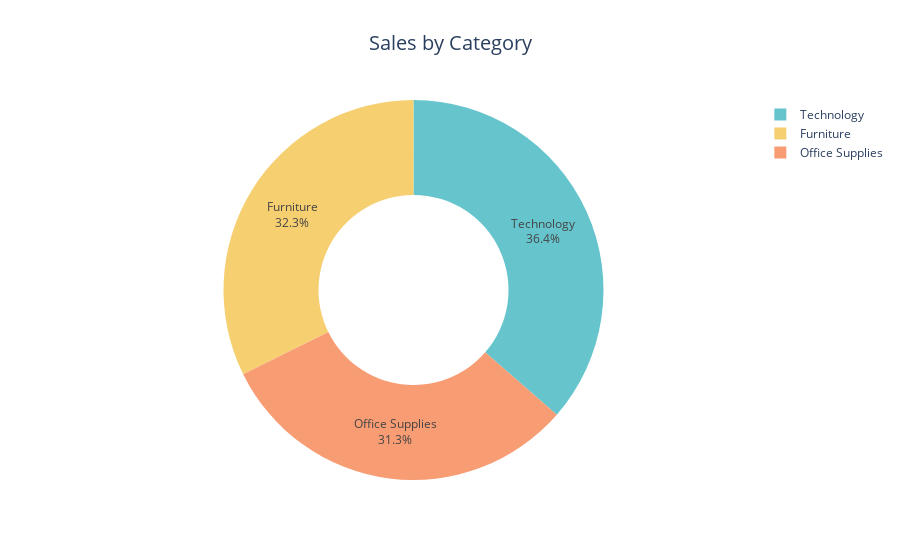

Notebook source saved alongside this figure:
### Code cell
sales_by_category = df.groupby('Category')['Sales'].sum().reset_index()

fig = px.pie(sales_by_category, 
             values='Sales', 
             names='Category',
             hole=0.5, 
             title='Sales by Category',
             color_discrete_sequence=px.colors.qualitative.Pastel)

fig.update_traces(textposition='inside', textinfo='percent+label')

fig.update_layout(title_text='Sales by Category', title_font = dict(size=20), title_x=0.5)

fig.show()

### Figure 1 — Plotly figure (JSON) as saved in the notebook; plotly's stock layout.template omitted (floating-point values rounded to 4 significant figures)
{"data": [{"domain": {"x": [0, 1], "y": [0, 1]}, "hole": 0.5, "hovertemplate": "Category=%{label}<br>Sales=%{value}<extra></extra>", "labels": ["Furniture", "Office Supplies", "Technology"], "legendgroup": "", "name": "", "showlegend": true, "textinfo": "percent+label", "textposition": "inside", "type": "pie", "values": [742000.0, 719000.0, 836200.0]}], "layout": {"legend": {"tracegroupgap": 0}, "piecolorway": ["rgb(102, 197, 204)", "rgb(246, 207, 113)", "rgb(248, 156, 116)", "rgb(220, 176, 242)", "rgb(135, 197, 95)", "rgb(158, 185, 243)", "rgb(254, 136, 177)", "rgb(201, 219, 116)", "rgb(139, 224, 164)", "rgb(180, 151, 231)", "rgb(179, 179, 179)"], "title": {"font": {"size": 20}, "text": "Sales by Category", "x": 0.5}}}
